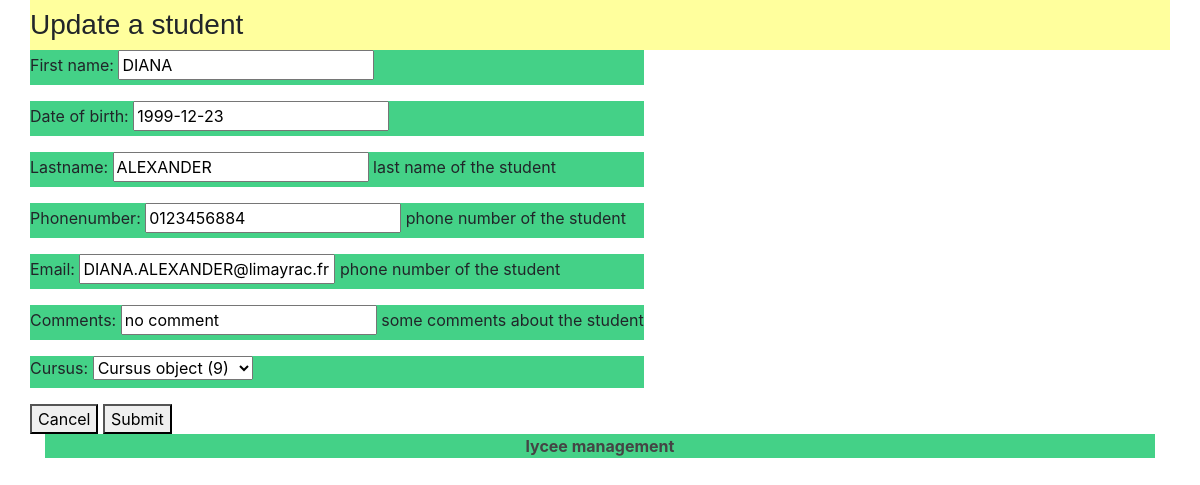
The app's page /lycee/student/edit/151 with its own data.
### lycee/models.py (models this page shows)
class Student(models.Model):
  first_name = models.CharField(
    max_length=50,
    blank=False,
    null=False
    )
  birth_date = models.DateField(
    verbose_name='date of birth',
    blank=False,
    null=False
    )

### lycee/views.py (the view, shortened to what this page needs)
# urls.py: path('lycee/student/edit/<int:pk>',StudentUpdateView.as_view(),name='edit_student'),
class StudentUpdateView(UpdateView):
  model = Student
  template_name = 'lycee/student/edit.html'
  fields = ['first_name','birth_date','last_name','phone','email','comments','cursus']

### lycee/templates/lycee/student/edit.html (shortened to what this page needs)
{% extends "master.html" %}
{% load static %}
{% if liste%}
  {% block title %}
    <h3>Update a student</h3>
  {% endblock %}
  {% block content %}
    <form method="POST">
      {{ form.as_p }}
      <div class="boutons">
        <button class = "button raduis aler left" type='cancel'>
          Cancel
        </button>
        <button class = "button raduis succes right" type='submit'>
          Submit
        </button>
      </div>
    </form>
  {% endblock %}
{% else %}
  <p> No cursus to show .</p>
{% endif %}

### lycee/static/lycee/style.css (style rules this page uses)
p { background-color: #44d187 }
html { position: relative; min-height: 100%; }

### records on screen
Student: first_name "DIANA", birth_date "1999-12-23", last_name "ALEXANDER", phone "0123456884", email "DIANA.ALEXANDER@limayrac.fr", comments "no comment", cursus "Cursus object (9)"
